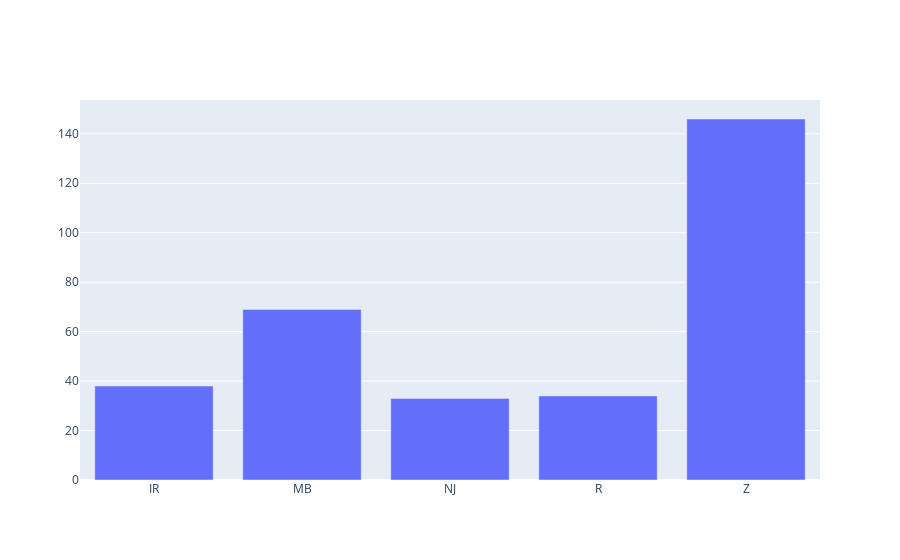

Notebook source saved alongside this figure:
### Code cell
barchart()

### Figure 1 — Plotly figure (JSON) as saved in the notebook; plotly's stock layout.template omitted (floating-point values rounded to 4 significant figures)
{"data": [{"type": "bar", "x": ["IR", "MB", "NJ", "R", "Z"], "y": [38, 69, 33, 34, 146]}], "layout": {}}
